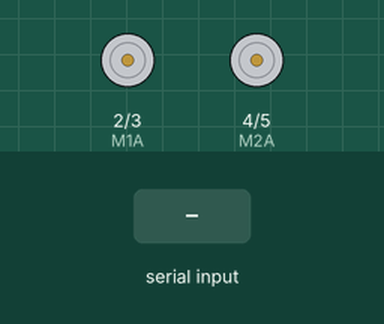
Bench run of a sketch on a simulated Arduino Uno, built with avr-gcc and run on an emulated ATmega328P. Shown: motor-driver pin pairs drawn as motors (green arrow = first pin HIGH = forward, orange = second pin HIGH = backward, longer = more drive). The inputs (shaded band) are chosen by the test bench. What the sketch prints to the serial monitor is not drawn.

Above: at 1.2 s.
1.3 s: "F" received over Serial
At 1.8 s:
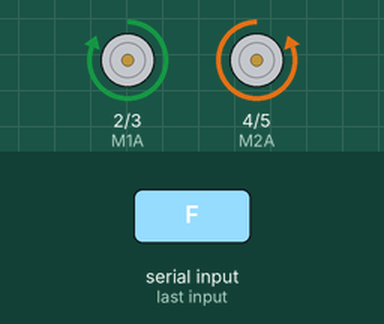
2.8 s: byte 71 (71) received over Serial
At 4.0 s:
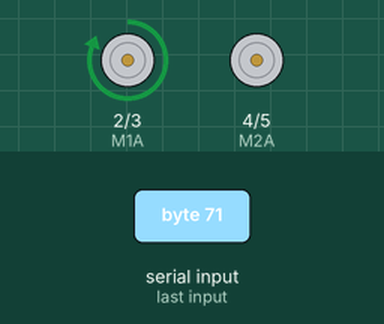
4.3 s: byte 74 (74) received over Serial
At 5.3 s:
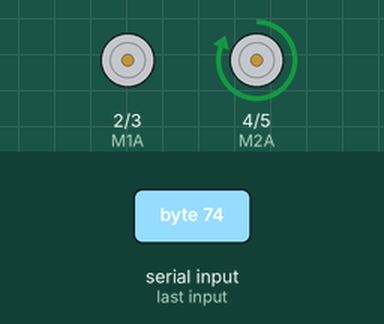
5.8 s: byte 72 (72) received over Serial
At 6.5 s:
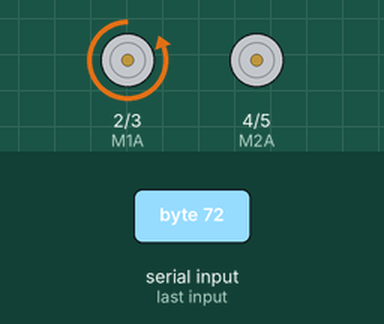
7.3 s: "B" received over Serial
At 8.5 s:
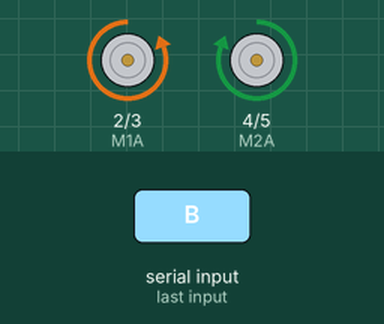
8.8 s: "R" received over Serial
At 10.0 s:
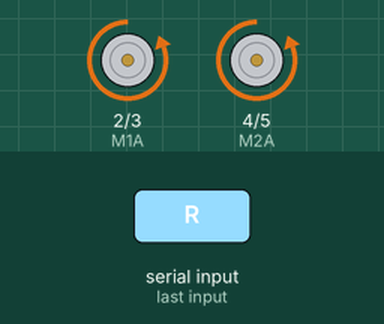
Timing chart, 0 to 11.3 s (numbered marks = the images above; inputs shaded):
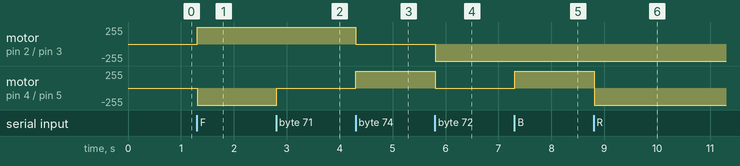

The sketch:

Bluetooth_Car.ino
```cpp
int M1A = 2;//Right
int M1B = 3;
int M2A  = 4;//left
int M2B = 5;

int x;

void setup() {
Serial.begin(9600); // initiates the serial port for communication with Bluetooth
pinMode(M1A, OUTPUT);
pinMode(M1B, OUTPUT);
pinMode(M2A, OUTPUT);
pinMode(M2B, OUTPUT);

digitalWrite(M1A,LOW);
digitalWrite(M1B,LOW);
digitalWrite(M2A,LOW);
digitalWrite(M2B,LOW);
}

void loop() {

if(Serial.available()>0){ // read bluetooth and store in state
x = Serial.read();
}
Serial.println(x);

if(x == 83){
 Stop();
  }

if(x == 70 ){
Forward();
}

if(x == 66 ){
Backward();
}

if(x == 82 ){
Right_Sharp();
}

if(x == 76 ){
Left_Sharp();
}

if(x == 73 ){
F_Right();
}

if(x == 71 ){
F_Left();
}

if(x == 74 ){
B_Right();
}

if(x == 72 ){
B_Left();
}

}

void Forward(){
  digitalWrite(M1A,HIGH);
  digitalWrite(M1B,LOW);
  digitalWrite(M2A,LOW);
  digitalWrite(M2B,HIGH);
  }

void Backward(){
  digitalWrite(M1A,LOW);
  digitalWrite(M1B,HIGH);
  digitalWrite(M2A,HIGH);
  digitalWrite(M2B,LOW);
  }

void Right_Sharp(){
  digitalWrite(M1A,LOW);
  digitalWrite(M1B,HIGH);
  digitalWrite(M2A,LOW);
  digitalWrite(M2B,HIGH);
  }

void Left_Sharp(){
  digitalWrite(M1A,HIGH);
  digitalWrite(M1B,LOW);
  digitalWrite(M2A,HIGH);
  digitalWrite(M2B,LOW);
  }

void F_Right(){
  digitalWrite(M1A,LOW);  //RIGHT
  digitalWrite(M1B,LOW);
  digitalWrite(M2A,LOW);  //LEFT
  digitalWrite(M2B,HIGH);
  }

void F_Left(){
  digitalWrite(M1A,HIGH);
  digitalWrite(M1B,LOW);
  digitalWrite(M2A,LOW);
  digitalWrite(M2B,LOW);
  }

void B_Right(){
  digitalWrite(M1A,LOW);
  digitalWrite(M1B,LOW);
  digitalWrite(M2A,HIGH);
  digitalWrite(M2B,LOW);
  }

void B_Left(){
  digitalWrite(M1A,LOW);
  digitalWrite(M1B,HIGH);
  digitalWrite(M2A,LOW);
  digitalWrite(M2B,LOW);
  }

void Stop(){
  digitalWrite(M1A,LOW);
  digitalWrite(M1B,LOW);
  digitalWrite(M2A,LOW);
  digitalWrite(M2B,LOW);
  }
```

Measured:
- after the input at 1.3 s, motor on pin 2 (M1A) / pin 3 (M1B): stopped → forward 255/255 at once; motor on pin 4 (M2A) / pin 5 (M2B): stopped → backward 255/255 at once
- after the input at 2.8 s, motor on pin 4 (M2A) / pin 5 (M2B): backward 255/255 → stopped at once
- after the input at 4.3 s, motor on pin 2 (M1A) / pin 3 (M1B): forward 255/255 → stopped at once; motor on pin 4 (M2A) / pin 5 (M2B): stopped → forward 255/255 at once
- after the input at 5.8 s, motor on pin 2 (M1A) / pin 3 (M1B): stopped → backward 255/255 at once; motor on pin 4 (M2A) / pin 5 (M2B): forward 255/255 → stopped at once
- after the input at 7.3 s, motor on pin 4 (M2A) / pin 5 (M2B): stopped → forward 255/255 at once
- after the input at 8.8 s, motor on pin 4 (M2A) / pin 5 (M2B): forward 255/255 → backward 255/255 at once
